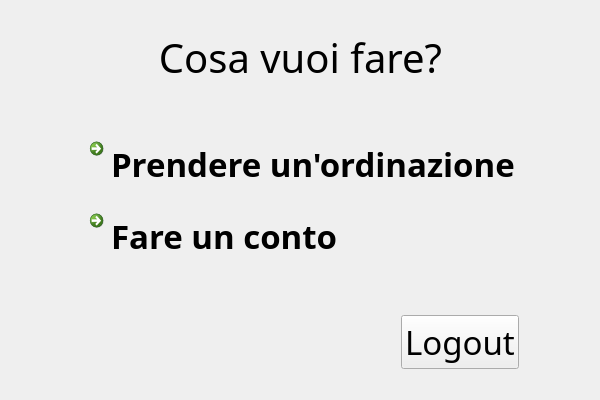
<?xml version="1.0" encoding="UTF-8"?>
<ui version="4.0">
 <class>WaiterView</class>
 <widget class="QWidget" name="WaiterView">
  <property name="geometry">
   <rect>
    <x>0</x>
    <y>0</y>
    <width>600</width>
    <height>400</height>
   </rect>
  </property>
  <property name="windowTitle">
   <string>Form</string>
  </property>
  <layout class="QGridLayout" name="gridLayout">
   <item row="2" column="0">
    <spacer name="horizontalSpacer">
     <property name="orientation">
      <enum>Qt::Horizontal</enum>
     </property>
     <property name="sizeHint" stdset="0">
      <size>
       <width>40</width>
       <height>20</height>
      </size>
     </property>
    </spacer>
   </item>
   <item row="4" column="1">
    <spacer name="verticalSpacer">
     <property name="orientation">
      <enum>Qt::Vertical</enum>
     </property>
     <property name="sizeHint" stdset="0">
      <size>
       <width>20</width>
       <height>40</height>
      </size>
     </property>
    </spacer>
   </item>
   <item row="0" column="1">
    <spacer name="verticalSpacer_2">
     <property name="orientation">
      <enum>Qt::Vertical</enum>
     </property>
     <property name="sizeHint" stdset="0">
      <size>
       <width>20</width>
       <height>40</height>
      </size>
     </property>
    </spacer>
   </item>
   <item row="2" column="2">
    <spacer name="horizontalSpacer_2">
     <property name="orientation">
      <enum>Qt::Horizontal</enum>
     </property>
     <property name="sizeHint" stdset="0">
      <size>
       <width>40</width>
       <height>20</height>
      </size>
     </property>
    </spacer>
   </item>
   <item row="2" column="1">
    <layout class="QVBoxLayout" name="verticalLayout">
     <item>
      <widget class="QLabel" name="label">
       <property name="font">
        <font>
         <family>Maiandra GD</family>
         <pointsize>30</pointsize>
        </font>
       </property>
       <property name="text">
        <string>Cosa vuoi fare?</string>
       </property>
       <property name="alignment">
        <set>Qt::AlignCenter</set>
       </property>
      </widget>
     </item>
     <item>
      <spacer name="verticalSpacer_3">
       <property name="orientation">
        <enum>Qt::Vertical</enum>
       </property>
       <property name="sizeHint" stdset="0">
        <size>
         <width>20</width>
         <height>40</height>
        </size>
       </property>
      </spacer>
     </item>
     <item>
      <widget class="QCommandLinkButton" name="order">
       <property name="font">
        <font>
         <family>Maiandra GD</family>
         <pointsize>25</pointsize>
        </font>
       </property>
       <property name="text">
        <string>Prendere un'ordinazione</string>
       </property>
      </widget>
     </item>
     <item>
      <widget class="QCommandLinkButton" name="bill">
       <property name="font">
        <font>
         <family>Maiandra GD</family>
         <pointsize>25</pointsize>
        </font>
       </property>
       <property name="text">
        <string>Fare un conto</string>
       </property>
      </widget>
     </item>
     <item>
      <spacer name="verticalSpacer_4">
       <property name="orientation">
        <enum>Qt::Vertical</enum>
       </property>
       <property name="sizeHint" stdset="0">
        <size>
         <width>20</width>
         <height>40</height>
        </size>
       </property>
      </spacer>
     </item>
     <item>
      <layout class="QHBoxLayout" name="horizontalLayout">
       <item>
        <spacer name="horizontalSpacer_3">
         <property name="orientation">
          <enum>Qt::Horizontal</enum>
         </property>
         <property name="sizeHint" stdset="0">
          <size>
           <width>40</width>
           <height>20</height>
          </size>
         </property>
        </spacer>
       </item>
       <item>
        <widget class="QPushButton" name="logout">
         <property name="font">
          <font>
           <family>Maiandra GD</family>
           <pointsize>25</pointsize>
          </font>
         </property>
         <property name="text">
          <string>Logout</string>
         </property>
        </widget>
       </item>
      </layout>
     </item>
    </layout>
   </item>
   <item row="1" column="1">
    <spacer name="verticalSpacer_5">
     <property name="orientation">
      <enum>Qt::Vertical</enum>
     </property>
     <property name="sizeHint" stdset="0">
      <size>
       <width>20</width>
       <height>40</height>
      </size>
     </property>
    </spacer>
   </item>
   <item row="3" column="1">
    <spacer name="verticalSpacer_6">
     <property name="orientation">
      <enum>Qt::Vertical</enum>
     </property>
     <property name="sizeHint" stdset="0">
      <size>
       <width>20</width>
       <height>40</height>
      </size>
     </property>
    </spacer>
   </item>
  </layout>
 </widget>
 <resources/>
 <connections/>
</ui>
